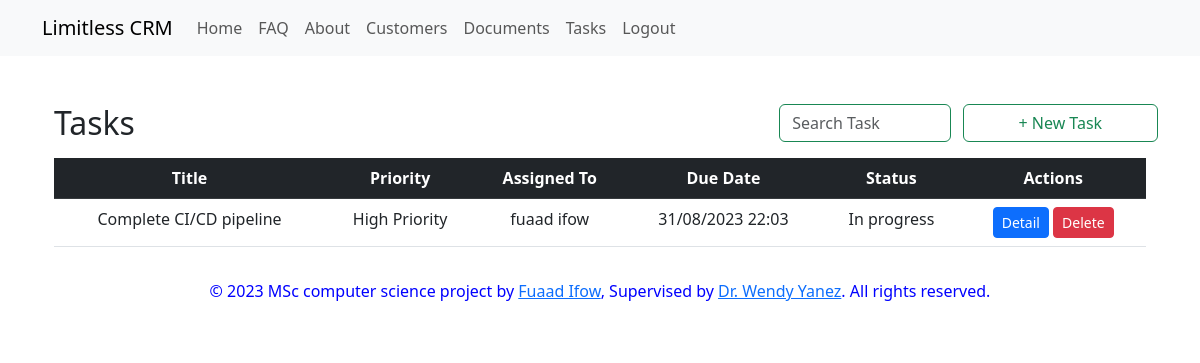
Page /tasks/ (signed in) on the committed database.
### task_manager/models.py (models this page shows, shortened)
class Task(models.Model):
    user = models.ForeignKey(User, on_delete=models.CASCADE, default=None)
    title = models.CharField(max_length=200)
    description = models.TextField()
    assigned_to_name = models.CharField(max_length=100, blank=True, null=True)
    assigned_to_position = models.CharField(max_length=100, blank=True, null=True)
    assigned_to_email = models.EmailField(blank=True, null=True)
    due_date = models.DateTimeField(blank=True, null=True)
    status = models.CharField(max_length=20, choices=STATUS_CHOICES, default='not_started')

### task_manager/views.py (the view)
# urls.py: path('', views.task_list, name='task_list'),
def task_list(request):
    user = request.user
    tasks = Task.objects.filter(
        user=user
    ).order_by(
        Case(
            When(due_date__isnull=True, then=Value(timezone.datetime.max)),
            default=F('due_date'),
        )
    )
    for task in tasks:
        due_date = task.due_date
        if due_date:
            time_diff = (due_date - timezone.now()).days
            if time_diff < 7:
                task.priority = 'High Priority'
            elif 7 <= time_diff < 14:
                task.priority = 'Medium Priority'
            else:
                task.priority = 'Low Priority'
        else:
            task.priority = 'No Due Date'
    return render(request, 'task_manager/task_list.html', {'tasks': tasks})

### task_manager/templates/task_manager/task_list.html (shortened to what this page needs)
{% extends 'base/base.html' %}
{% load static %}
{% block content %}
<div class="container mt-5 text-center">
    <div class="d-flex justify-content-between align-items-center mb-3">
        <div class="row">
            <h2 class="text-dark mb-0">Tasks</h2>
        </div>
        <div class="row d-flex align-items-start">
             <div class="form-group  mr-3 w-50">
                <input type="text" class="form-control border-success" id="searchInput" placeholder="Search Task">
            </div>
            <a href="{% url 'create_task' %}" class="btn btn-outline-success w-50">+ New Task</a>
        </div>
    </div>
    <div class="table-responsive">
        <table class="table " id="taskTable">
            <thead class="table-dark">
            <tr>
                <th scope="col" class="clickable" data-column="1">Title </th>
                <th scope="col" class="clickable" data-column="2">Priority </th>
                <th scope="col">Assigned To</th>
                <th scope="col" class="clickable" data-column="4">Due Date </th>
                <th scope="col" class="clickable" data-column="5">Status </th>
                <th scope="col">Actions</th>
            </tr>
            </thead>
            <tbody>
            {% for task in tasks %}
            <tr class="clickable-row" data-href="{% url 'edit_task' task.id %}">
                <td>{{ task.title }}</td>
                <td data-value="{{ task.priority }}">{{ task.priority }}</td>
                <td>
                    {% if task.assigned_to_name %}
                        {{ task.assigned_to_name }}
                    {% endif %}
                </td>
                <td data-value="{{ task.due_date }}">
                    {% if task.due_date %}
                        {{ task.due_date|date:"d/m/Y H:i" }}
                    {% endif %}
                </td>
                <td data-value="{{ task.status }}">
                    {% if task.status %}
                        {{ task.get_status_display }}
                    {% endif %}
                </td>
                <td>
                    <a href="{% url 'edit_task' task.id %}" class="btn btn-primary btn-sm">Detail</a>
                    <button  type="button" class="btn btn-danger btn-sm btn-delete-task btn-canel-task" data-id="{{ task.id }}">Delete</button>
                </td>
            </tr>
            {% empty %}
            <tr>
                <td colspan="6">No tasks found.</td>
            </tr>
            {% endfor %}
            </tbody>
        </table>
    </div>
</div>
{% endblock %}

### rows in the picture
Task: title "Complete CI/CD pipeline", priority "High Priority", assigned_to_name "fuaad ifow", due_date "31/08/2023 22:03", status "In progress"
